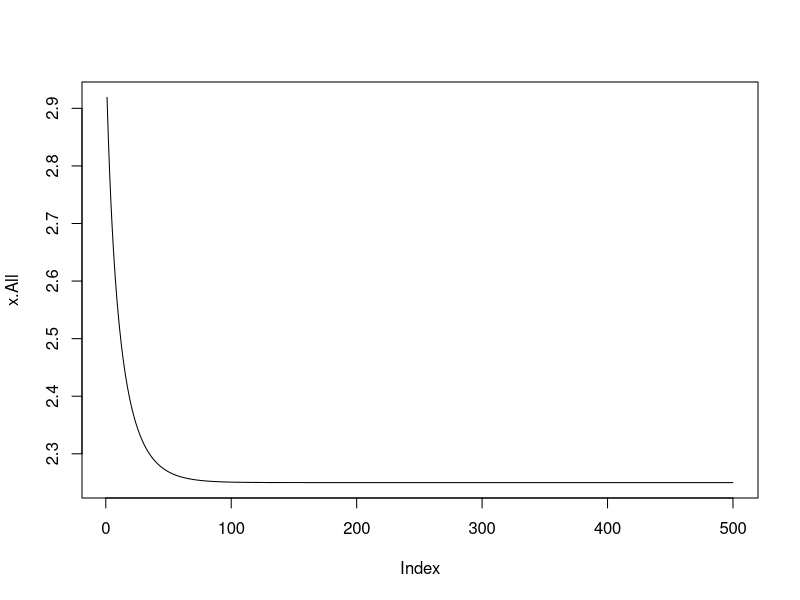

Write R code to recreate this figure.
#Find the mimium of f(x)=x4−3x3+2 using gradient descent

# set up a stepsize
alpha = 0.003

# set up a number of iteration
iter = 500

# define the gradient of f(x) = x^4 - 3*x^3 + 2
gradient = function(x) return((4*x^3) - (9*x^2))

# randomly initialize a value to x
set.seed(100)
x = floor(runif(1)*10)

# create a vector to contain all xs for all steps
x.All = vector("numeric",iter)

# gradient descent method to find the minimum
for(i in 1:iter){
  x = x - alpha*gradient(x)
  x.All[i] = x
  print(x)
}

# print result and plot all xs for every iteration
print(paste("The minimum of f(x) is ", x, sep = ""))
plot(x.All, type = "l")
